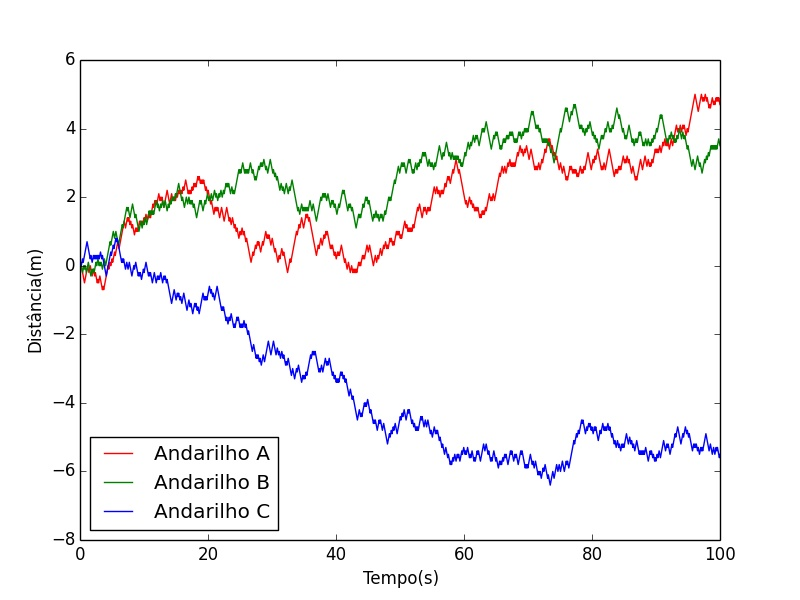

Reproduce this figure in Python.
#!/usr/bin/env python
# -*- coding: UTF-8 -*-
"""
@author: Bruno Bigai Cestari

Random Walk
"""

import numpy as np
import matplotlib.pyplot as plt
from random import random
from numpy import linspace

M = 1e3 # numero de andarilhos

dt = 0.1
ds = 0.1

t = linspace(0, M*dt, M) # gera um array de dimensão M+1 dos valores 0 até M

A = np.ndarray(shape = (3,M), dtype = float)
A[:,:] = 0.0

for i in range(3):
	for j in range(1, int(M)):
		if random() > 0.5:
			A[i,j] = A[i,j-1] + ds
		else:
			A[i,j] = A[i,j-1] - ds
   
fig = plt.figure()
axes = fig.add_axes([0.1, 0.1, 0.8, 0.8])

axes.set_xlabel(u"Tempo(s)")
axes.set_ylabel(u"Distância(m)")

axes.plot(t, A[0,:], 'r-', label = "Andarilho A")
axes.plot(t, A[1,:], 'g-', label = "Andarilho B")
axes.plot(t, A[2,:], 'b-', label = "Andarilho C")

axes.legend(loc = 0)

fig.show()
fig.savefig("andarilhos.jpg")

